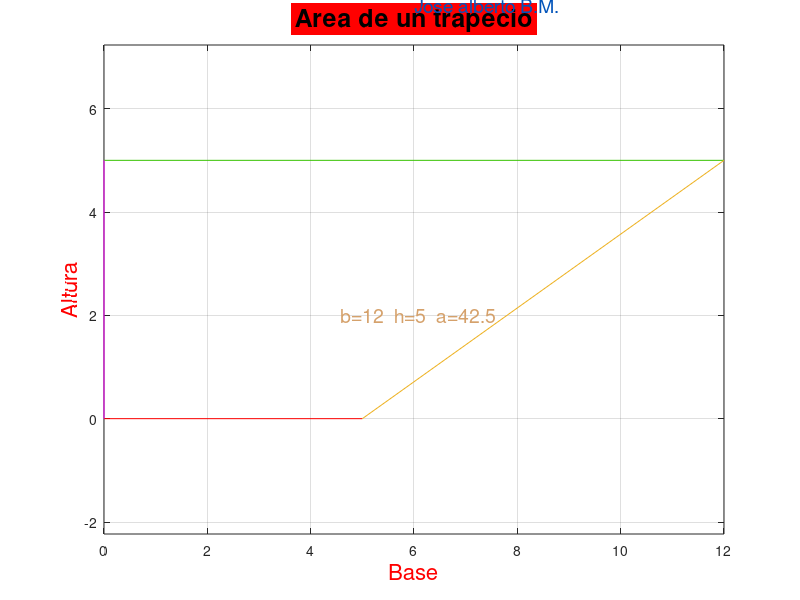

Source code (MATLAB):
% programa numero 3 de matlab
%programa elaborado por Jose Alberto B.M.
% Programa para calcular el area de un trapecio
% ademas deibuja el trapecio
% datos de entrada; base, altura A=B+b/*h
clear all
clc;
b=12;input('introduce el valor de la base menor del trapecio b=');
h=input('introduce el valor de la altura del trapecio h=');
B=input('introduce el valor de la base mayor del trapecio B=');
a=((B+b)/2)*h;
clc;
formatSpec = ['El area calculada con b = %d h = %d y ' ...
    'B = %d es a = %d %s \n'];

A3='u^2';
fprintf(formatSpec,b,h,B,a,A3)

figure(2);
cla

plot([0 B],[0 0],'r');
grid on;
axis equal;
hold on;
plot([0 b],[h h],'Color',[.21 .76 0]);
plot([0 0],[0 h],'m');
plot([0 0],[h h])
plot([B b],[0 h])
text(b/2,h+3,'Jose alberto B.M.','FontSize',14,'Color', ...
    [.01 .33 .73]);
text(b/2,h-(h-2),['  b=',num2str(b),'  h=',num2str(h),'  a=', ...
    num2str(a)],'fontsize',14,'color',[.838 .63234 .4232], ...
    'HorizontalAlignment', ...
    'center')
xlabel('Base','FontSize',16,'Color','r')
ylabel('Altura','FontSize',16,'Color','r')
title('Area de un trapecio','FontSize',18,'BackgroundColor' ...
   ,'r')